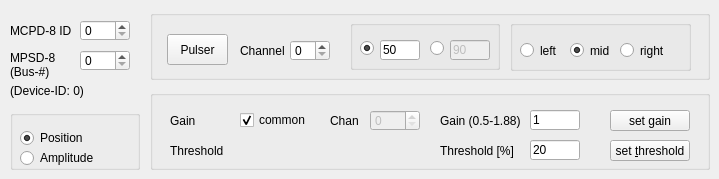
     <widget class="QWidget" name="tab">
      <attribute name="title">
       <string>Settings</string>
      </attribute>
      <widget class="QLabel" name="textLabel1_4_2_2">
       <property name="geometry">
        <rect>
         <x>10</x>
         <y>50</y>
         <width>47</width>
         <height>29</height>
        </rect>
       </property>
       <property name="text">
        <string>MPSD-8
(Bus-#)</string>
       </property>
       <property name="wordWrap">
        <bool>false</bool>
       </property>
      </widget>
      <widget class="QGroupBox" name="groupBox13">
       <property name="geometry">
        <rect>
         <x>150</x>
         <y>90</y>
         <width>560</width>
         <height>80</height>
        </rect>
       </property>
       <widget class="QLabel" name="textLabel1_4_2_3_2">
        <property name="geometry">
         <rect>
          <x>20</x>
          <y>20</y>
          <width>32</width>
          <height>21</height>
         </rect>
        </property>
        <property name="text">
         <string>Gain</string>
        </property>
        <property name="wordWrap">
         <bool>false</bool>
        </property>
       </widget>
       <widget class="QLabel" name="textLabel1_4_2_3_3">
        <property name="geometry">
         <rect>
          <x>20</x>
          <y>50</y>
          <width>58</width>
          <height>21</height>
         </rect>
        </property>
        <property name="text">
         <string>Threshold</string>
        </property>
        <property name="wordWrap">
         <bool>false</bool>
        </property>
       </widget>
       <widget class="QPushButton" name="setThreshold">
        <property name="geometry">
         <rect>
          <x>460</x>
          <y>50</y>
          <width>80</width>
          <height>21</height>
         </rect>
        </property>
        <property name="text">
         <string>set &amp;threshold</string>
        </property>
       </widget>
       <widget class="QLabel" name="textLabel1_4_2_3">
        <property name="geometry">
         <rect>
          <x>180</x>
          <y>20</y>
          <width>32</width>
          <height>21</height>
         </rect>
        </property>
        <property name="text">
         <string>Chan</string>
        </property>
        <property name="wordWrap">
         <bool>false</bool>
        </property>
       </widget>
       <widget class="QLineEdit" name="gain">
        <property name="geometry">
         <rect>
          <x>380</x>
          <y>20</y>
          <width>50</width>
          <height>20</height>
         </rect>
        </property>
        <property name="text">
         <string>1</string>
        </property>
        <property name="cursorPosition">
         <number>0</number>
        </property>
       </widget>
       <widget class="QLabel" name="textLabel1_4_2_3_3_3">
        <property name="geometry">
         <rect>
          <x>290</x>
          <y>20</y>
          <width>84</width>
          <height>21</height>
         </rect>
        </property>
        <property name="text">
         <string>Gain (0.5-1.88)</string>
        </property>
        <property name="wordWrap">
         <bool>false</bool>
        </property>
       </widget>
       <widget class="QLineEdit" name="threshold">
        <property name="geometry">
         <rect>
          <x>380</x>
          <y>50</y>
          <width>50</width>
          <height>20</height>
         </rect>
        </property>
        <property name="text">
         <string>20</string>
        </property>
       </widget>
       <widget class="QPushButton" name="setGain">
        <property name="geometry">
         <rect>
          <x>460</x>
          <y>20</y>
          <width>80</width>
          <height>21</height>
         </rect>
        </property>
        <property name="text">
         <string>set gain</string>
        </property>
       </widget>
       <widget class="QLabel" name="textLabel1_4_2_3_3_2">
        <property name="geometry">
         <rect>
          <x>290</x>
          <y>50</y>
          <width>80</width>
          <height>21</height>
         </rect>
        </property>
        <property name="text">
         <string>Threshold [%]</string>
        </property>
        <property name="wordWrap">
         <bool>false</bool>
        </property>
       </widget>
       <widget class="QCheckBox" name="comgain">
        <property name="geometry">
         <rect>
          <x>90</x>
          <y>20</y>
          <width>80</width>
          <height>20</height>
         </rect>
        </property>
        <property name="text">
         <string>common</string>
        </property>
        <property name="checked">
         <bool>true</bool>
        </property>
       </widget>
       <widget class="QSpinBox" name="channel">
        <property name="enabled">
         <bool>false</bool>
        </property>
        <property name="geometry">
         <rect>
          <x>220</x>
          <y>20</y>
          <width>50</width>
          <height>21</height>
         </rect>
        </property>
        <property name="maximum">
         <number>255</number>
        </property>
       </widget>
      </widget>
      <widget class="QGroupBox" name="groupBox35">
       <property name="geometry">
        <rect>
         <x>150</x>
         <y>10</y>
         <width>560</width>
         <height>70</height>
        </rect>
       </property>
       <widget class="QLabel" name="textLabel1_4_2_3_4">
        <property name="geometry">
         <rect>
          <x>90</x>
          <y>30</y>
          <width>50</width>
          <height>21</height>
         </rect>
        </property>
        <property name="text">
         <string>Channel</string>
        </property>
        <property name="wordWrap">
         <bool>false</bool>
        </property>
       </widget>
       <widget class="QGroupBox" name="buttonGroup5">
        <property name="geometry">
         <rect>
          <x>200</x>
          <y>10</y>
          <width>150</width>
          <height>50</height>
         </rect>
        </property>
        <widget class="QLineEdit" name="pulsAmp2">
         <property name="enabled">
          <bool>false</bool>
         </property>
         <property name="geometry">
          <rect>
           <x>100</x>
           <y>20</y>
           <width>40</width>
           <height>20</height>
          </rect>
         </property>
         <property name="toolTip">
          <string>alternative pulser amplitude</string>
         </property>
         <property name="text">
          <string>90</string>
         </property>
         <property name="cursorPosition">
          <number>2</number>
         </property>
        </widget>
        <widget class="QRadioButton" name="pulsampRadio1">
         <property name="geometry">
          <rect>
           <x>10</x>
           <y>20</y>
           <width>16</width>
           <height>16</height>
          </rect>
         </property>
         <property name="text">
          <string/>
         </property>
         <property name="checked">
          <bool>true</bool>
         </property>
        </widget>
        <widget class="QRadioButton" name="pulsampRadio2">
         <property name="geometry">
          <rect>
           <x>80</x>
           <y>20</y>
           <width>16</width>
           <height>16</height>
          </rect>
         </property>
         <property name="text">
          <string/>
         </property>
         <property name="checked">
          <bool>false</bool>
         </property>
        </widget>
        <widget class="QLineEdit" name="pulsAmp1">
         <property name="geometry">
          <rect>
           <x>30</x>
           <y>20</y>
           <width>40</width>
           <height>20</height>
          </rect>
         </property>
         <property name="toolTip">
          <string>main pulser amplitude</string>
         </property>
         <property name="text">
          <string>50</string>
         </property>
         <property name="cursorPosition">
          <number>2</number>
         </property>
        </widget>
       </widget>
       <widget class="QPushButton" name="pulserButton">
        <property name="geometry">
         <rect>
          <x>17</x>
          <y>24</y>
          <width>61</width>
          <height>31</height>
         </rect>
        </property>
        <property name="toolTip">
         <string>toggle pulser on/off</string>
        </property>
        <property name="text">
         <string>Pulser</string>
        </property>
        <property name="checkable">
         <bool>true</bool>
        </property>
       </widget>
       <widget class="QSpinBox" name="pulsChan">
        <property name="geometry">
         <rect>
          <x>140</x>
          <y>30</y>
          <width>40</width>
          <height>21</height>
         </rect>
        </property>
        <property name="toolTip">
         <string>pulser channel</string>
        </property>
        <property name="maximum">
         <number>7</number>
        </property>
       </widget>
       <widget class="QGroupBox" name="buttonGroup4">
        <property name="geometry">
         <rect>
          <x>360</x>
          <y>10</y>
          <width>181</width>
          <height>51</height>
         </rect>
        </property>
        <widget class="QRadioButton" name="pulsLeft">
         <property name="geometry">
          <rect>
           <x>10</x>
           <y>20</y>
           <width>40</width>
           <height>21</height>
          </rect>
         </property>
         <property name="text">
          <string>left</string>
         </property>
        </widget>
        <widget class="QRadioButton" name="pulsMid">
         <property name="geometry">
          <rect>
           <x>60</x>
           <y>20</y>
           <width>40</width>
           <height>21</height>
          </rect>
         </property>
         <property name="text">
          <string>mid</string>
         </property>
         <property name="checked">
          <bool>true</bool>
         </property>
        </widget>
        <widget class="QRadioButton" name="pulsRight">
         <property name="geometry">
          <rect>
           <x>110</x>
           <y>20</y>
           <width>50</width>
           <height>21</height>
          </rect>
         </property>
         <property name="text">
          <string>right</string>
         </property>
        </widget>
       </widget>
      </widget>
      <widget class="QGroupBox" name="modeGroup">
       <property name="geometry">
        <rect>
         <x>10</x>
         <y>110</y>
         <width>130</width>
         <height>60</height>
        </rect>
       </property>
       <widget class="QRadioButton" name="pos">
        <property name="geometry">
         <rect>
          <x>10</x>
          <y>20</y>
          <width>70</width>
          <height>16</height>
         </rect>
        </property>
        <property name="text">
         <string>Position</string>
        </property>
        <property name="checked">
         <bool>true</bool>
        </property>
       </widget>
       <widget class="QRadioButton" name="amp">
        <property name="geometry">
         <rect>
          <x>10</x>
          <y>40</y>
          <width>80</width>
          <height>16</height>
         </rect>
        </property>
        <property name="text">
         <string>Amplitude</string>
        </property>
       </widget>
      </widget>
      <widget class="QLabel" name="textLabel1_4_2">
       <property name="geometry">
        <rect>
         <x>10</x>
         <y>20</y>
         <width>63</width>
         <height>21</height>
        </rect>
       </property>
       <property name="text">
        <string>MCPD-8 ID</string>
       </property>
       <property name="wordWrap">
        <bool>false</bool>
       </property>
      </widget>
      <widget class="QLabel" name="mpsdDeviceText">
       <property name="geometry">
        <rect>
         <x>10</x>
         <y>80</y>
         <width>80</width>
         <height>21</height>
        </rect>
       </property>
       <property name="toolTip">
        <string>Device ID in config file</string>
       </property>
       <property name="text">
        <string>(Device-ID: 0)</string>
       </property>
       <property name="wordWrap">
        <bool>false</bool>
       </property>
      </widget>
      <widget class="QSpinBox" name="devid">
       <property name="enabled">
        <bool>true</bool>
       </property>
       <property name="geometry">
        <rect>
         <x>80</x>
         <y>20</y>
         <width>50</width>
         <height>21</height>
        </rect>
       </property>
       <property name="maximum">
        <number>7</number>
       </property>
      </widget>
      <widget class="QSpinBox" name="module">
       <property name="geometry">
        <rect>
         <x>80</x>
         <y>50</y>
         <width>50</width>
         <height>21</height>
        </rect>
       </property>
       <property name="maximum">
        <number>7</number>
       </property>
      </widget>
     </widget>
